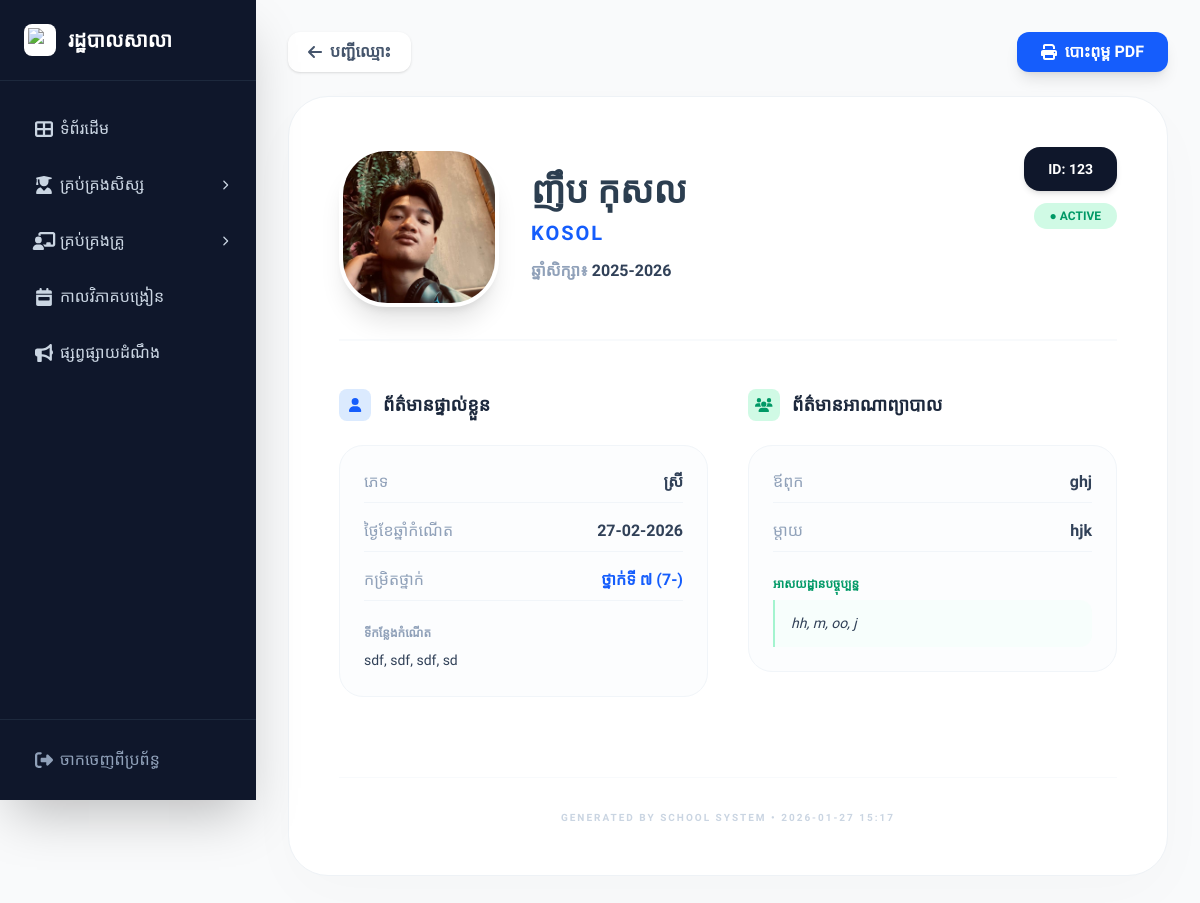
/views/staff/view_student.php?id=123 (signed in), run on the app's committed database.
### tables this page shows
CREATE TABLE `students` (
  `id` int(11) NOT NULL,
  `user_id` int(11) DEFAULT NULL,
  `student_id` varchar(50) DEFAULT NULL,
  `full_name` varchar(255) DEFAULT NULL,
  `full_name_en` varchar(255) DEFAULT NULL,
  `gender` varchar(10) DEFAULT NULL,
  `dob` varchar(50) DEFAULT NULL,
  `pob` text,
  `address` text,
  `father_name` varchar(255) DEFAULT NULL,
  `mother_name` varchar(255) DEFAULT NULL,
  `father_job` varchar(100) DEFAULT NULL,
  `mother_job` varchar(100) DEFAULT NULL,
  `father_phone` varchar(20) DEFAULT NULL,
  `mother_phone` varchar(20) DEFAULT NULL,
  `stream` varchar(100) DEFAULT NULL,
  `class_name` varchar(50) DEFAULT NULL,
  `status` varchar(20) DEFAULT 'Active',
  `class_id` int(11) DEFAULT NULL,
  `academic_year` varchar(20) DEFAULT NULL,
  `photo` varchar(255) DEFAULT 'default.png',
  `profile_img` varchar(255) DEFAULT NULL,
  `phone` varchar(50) DEFAULT NULL
);

### views/staff/view_student.php (the view, shortened to what this page needs)
<?php
require_once '../../config/db.php';
$sid = isset($_GET['id']) ? mysqli_real_escape_string($conn, $_GET['id']) : '';
$query = "SELECT s.*, u.username FROM students s LEFT JOIN users u ON s.user_id = u.id WHERE s.student_id = '$sid'";
$result = mysqli_query($conn, $query);
$student = mysqli_fetch_assoc($result);
$cid = $student['class_id'];
$grades = [1 => "៧", 2 => "៨", 3 => "៩", 4 => "១០", 5 => "១១", 6 => "១២"];
$grade_label = isset($grades[$cid]) ? $grades[$cid] : $cid;
$p_img = $student['profile_img'];
$path_profile = "../../assets/uploads/profiles/" . $p_img;
$path_staff = "../../uploads/students/" . $student['photo'];
if (!empty($p_img) && file_exists($path_profile)) {
    $display_photo = $path_profile . "?v=" . time();
} elseif (!empty($student['photo']) && file_exists($path_staff)) {
    $display_photo = $path_staff;
} else {
    $display_photo = "../../assets/img/default.png";
}
include '../../includes/header.php';
include '../../includes/sidebar_staff.php';
?>
<main class="flex-1 p-8 bg-gray-50 min-h-screen">
    <div class="no-print mb-6 flex justify-between items-center max-w-[900px] mx-auto">
        <a href="student_list.php" class="bg-white px-5 py-2 rounded-xl text-slate-600 font-bold shadow-sm hover:bg-slate-50 transition flex items-center gap-2">
            <i class="fas fa-arrow-left"></i> បញ្ជីឈ្មោះ
        </a>
        <button onclick="window.print()" class="bg-blue-600 text-white px-6 py-2 rounded-xl font-bold shadow-lg hover:bg-blue-700 transition flex items-center gap-2">
            <i class="fas fa-print"></i> បោះពុម្ព PDF
        </button>
    </div>
    <div class="pdf-page student-card-ui animate-step">
        <div class="flex flex-col md:flex-row justify-between items-center md:items-start mb-12 pb-8 border-b-2 border-slate-50 gap-6">
            <div class="flex flex-col md:flex-row items-center gap-8">
                <div class="w-40 h-40 bg-slate-50 border-4 border-white shadow-xl rounded-[3rem] overflow-hidden">
                    <img src="<?php echo $display_photo; ?>" class="w-full h-full object-cover">
                </div>
                <div class="text-center md:text-left">
                    <h1 class="text-4xl font-bold text-slate-800 mb-2" style="font-family: 'Khmer OS Muol Light';"><?php echo $student['full_name']; ?></h1>
                    <p class="text-xl text-blue-600 uppercase tracking-widest font-black"><?php echo $student['full_name_en']; ?></p>
                    <div class="mt-3 flex items-center justify-center md:justify-start gap-4">
                        <span class="text-slate-400 font-bold">ឆ្នាំសិក្សា៖ <span class="text-slate-700"><?php echo $student['academic_year']; ?></span></span>
                    </div>
                </div>
            </div>
            <div class="text-center md:text-right">
                <div class="px-6 py-3 bg-slate-900 text-white rounded-2xl text-sm font-bold mb-3 shadow-md">
                    ID: <?php echo $student['student_id']; ?>
                </div>
                <span class="px-4 py-1.5 <?php echo $student['status'] == 'Active' ? 'bg-emerald-100 text-emerald-600' : 'bg-rose-100 text-rose-600'; ?> rounded-full text-xs font-black uppercase">
                    ● <?php echo $student['status']; ?>
                </span>
            </div>
        </div>
        <div class="grid grid-cols-1 md:grid-cols-2 gap-10">
            <div class="space-y-6">
                <h3 class="text-lg font-bold text-slate-800 flex items-center gap-3">
                    <span class="w-8 h-8 bg-blue-100 text-blue-600 rounded-lg flex items-center justify-center text-sm"><i class="fas fa-user"></i></span>
                    ព័ត៌មានផ្ទាល់ខ្លួន
                </h3>
                <div class="info-box space-y-4">
                    <div class="flex justify-between border-b border-slate-100 pb-2">
                        <span class="text-slate-400 font-medium">ភេទ</span>
                        <span class="font-bold text-slate-700"><?php echo $student['gender']; ?></span>
                    </div>
                    <div class="flex justify-between border-b border-slate-100 pb-2">
                        <span class="text-slate-400 font-medium">ថ្ងៃខែឆ្នាំកំណើត</span>
                        <span class="font-bold text-slate-700"><?php echo date('d-m-Y', strtotime($student['dob'])); ?></span>
                    </div>
                    <div class="flex justify-between border-b border-slate-100 pb-2">
                        <span class="text-slate-400 font-medium">កម្រិតថ្នាក់</span>
                        <span class="font-bold text-blue-600">ថ្នាក់ទី <?php echo $grade_label; ?> (<?php echo $student['class_name']; ?>)</span>
                    </div>
                    <div class="pt-2">
                        <span class="text-slate-400 text-xs font-bold uppercase block mb-2">ទីកន្លែងកំណើត</span>
                        <p class="text-slate-700 text-sm leading-relaxed"><?php echo $student['pob'] ?: '---'; ?></p>
                    </div>
                </div>
            </div>
            <div class="space-y-6">
                <h3 class="text-lg font-bold text-slate-800 flex items-center gap-3">
                    <span class="w-8 h-8 bg-emerald-100 text-emerald-600 rounded-lg flex items-center justify-center text-sm"><i class="fas fa-users"></i></span>
                    ព័ត៌មានអាណាព្យាបាល
                </h3>
                <div class="info-box space-y-4">
                    <div class="flex justify-between border-b border-slate-100 pb-2">
                        <span class="text-slate-400 font-medium">ឪពុក</span>
                        <span class="font-bold text-slate-700"><?php echo $student['father_name'] ?: '---'; ?></span>
                    </div>
                    <div class="flex justify-between border-b border-slate-100 pb-2">
                        <span class="text-slate-400 font-medium">ម្តាយ</span>
                        <span class="font-bold text-slate-700"><?php echo $student['mother_name'] ?: '---'; ?></span>
                    </div>
                    <div class="pt-2">
                        <span class="text-emerald-600 text-xs font-bold uppercase block mb-2">អាសយដ្ឋានបច្ចុប្បន្ន</span>
                        <p class="text-slate-700 text-sm leading-relaxed italic border-l-2 border-emerald-200 pl-4 bg-emerald-50/30 py-3 rounded-r-xl">
                            <?php echo $student['address'] ?: 'មិនទាន់មានទិន្នន័យ'; ?>
                        </p>
                    </div>
                </div>
            </div>
        </div>
        <div class="mt-20 pt-8 border-t border-slate-50 text-center">
            <p class="text-slate-300 text-[10px] uppercase tracking-[0.2em] font-bold">
                Generated by School System • <?php echo date('Y-m-d H:i'); ?>
            </p>
        </div>
    </div>
</main>
<?php include '../../includes/footer.php'; ?>

### includes/header.php (style rules this page uses)
body { font-family: 'Hanuman', serif; font-size: 16px; }
h1, h2, .sidebar-brand { font-family: 'Hanuman', serif; font-weight: 700; color: #2c3e50; }

### views/staff/view_student.php (style rules this page uses)
.student-card-ui { max-width: 900px; margin: 20px auto; background: white; border-radius: 40px; padding: 50px; border: 1px solid #eef2f6; box-shadow: 0 20px 60px rgba(0,0,0,0.02); }
.info-box { background: #fcfdfe; border: 1px solid #f1f5f9; padding: 1.5rem; border-radius: 1.5rem; }

### data on the page
students: profile_img (picture), full_name "ញឹប​ កុសល", full_name_en "KOSOL", academic_year "2025-2026", student "123", status "ACTIVE", gender "ស្រី", dob "27-02-2026", class "៧", class_name "7-", pob "sdf, sdf, sdf, sd", father_name "ghj", mother_name "hjk", address "hh, m, oo, j"
